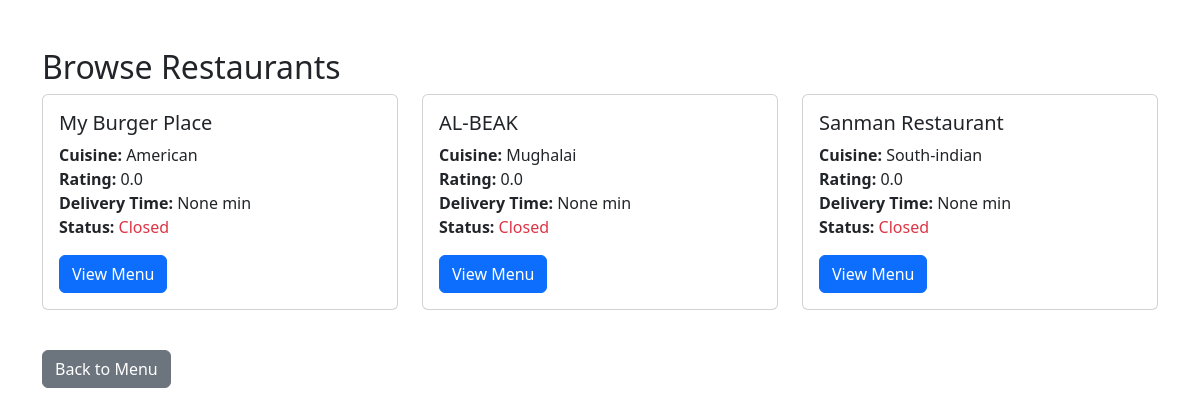
The app's page /restaurants (signed in), older data.
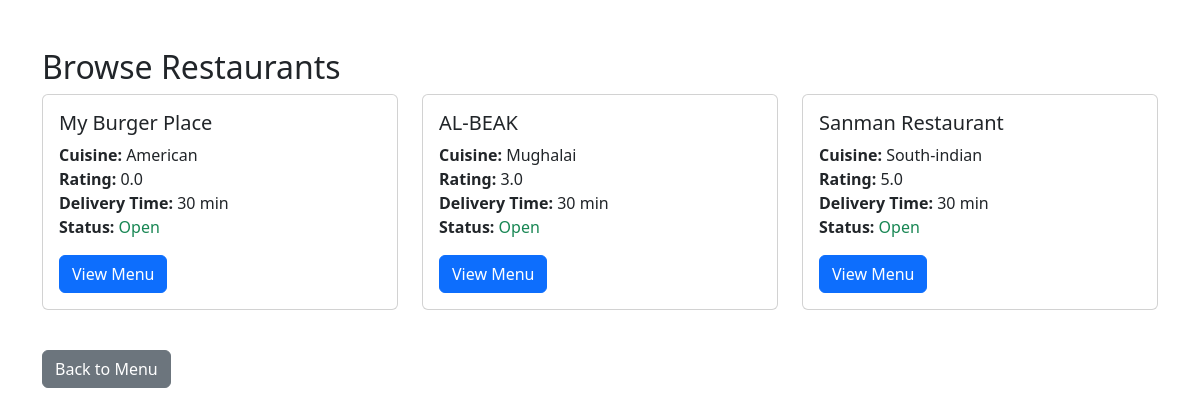
The same page, newer data.
### tables this page shows
CREATE TABLE restaurants (
        id INTEGER PRIMARY KEY AUTOINCREMENT,
        name TEXT NOT NULL,
        cuisine TEXT,
        rating REAL DEFAULT 0,
        delivery_time INTEGER,
        thumbnail TEXT,
        is_open INTEGER DEFAULT 1
    );

### routes/user_routes.py (the view)
@user_bp.route('/restaurants')
def restaurants():
    if 'user' not in session:
        return redirect(url_for('user.login'))
    conn = sqlite3.connect('database.db')
    cursor = conn.cursor()
    cursor.execute('SELECT id, name, cuisine, rating, delivery_time, thumbnail, is_open FROM restaurants')
    restaurants = cursor.fetchall()
    today = datetime.datetime.now().strftime('%A')
    now_time = datetime.datetime.now().strftime('%H:%M')
    now_time_obj = datetime.datetime.strptime(now_time, '%H:%M').time()
    today_date = datetime.datetime.now().strftime('%Y-%m-%d')
    restaurant_list = []
    for r in restaurants:
        rid = r[0]
        cursor.execute('SELECT 1 FROM restaurant_holidays WHERE restaurant_id=? AND holiday_date=?', (rid, today_date))
        is_holiday = cursor.fetchone() is not None
        cursor.execute('SELECT open_time, close_time FROM restaurant_hours WHERE restaurant_id=? AND day_of_week=?', (rid, today))
        hours = cursor.fetchone()
        is_open = r[6]
        debug_msg = f"[DEBUG] {r[1]} | Day: {today} | Now: {now_time} | Hours: {hours} | Holiday: {is_holiday} | DB is_open: {r[6]}"
        if is_holiday or not hours:
            is_open = 0
            debug_msg += " | Marked Closed"
        else:
            try:
                open_time_obj = datetime.datetime.strptime(hours[0], '%H:%M').time()
                close_time_obj = datetime.datetime.strptime(hours[1], '%H:%M').time()
                if open_time_obj <= now_time_obj <= close_time_obj:
                    is_open = 1
                    debug_msg += " | Marked Open"
                else:
                    is_open = 0
                    debug_msg += " | Marked Closed (out of hours)"
            except Exception as e:
                is_open = 0
                debug_msg += f" | Marked Closed (parse error: {e})"
        print(debug_msg)
        restaurant_list.append(list(r[:6]) + [is_open])
    conn.close()
    return render_template('restaurants.html', restaurants=restaurant_list)

### templates/restaurants.html (shortened to what this page needs)
<!DOCTYPE html>
<html lang="en">
<head>
    <link rel="stylesheet" href="https://cdn.jsdelivr.net/npm/bootstrap@5.3.0/dist/css/bootstrap.min.css">
</head>
<body>
<div class="container mt-5">
    <h2>Browse Restaurants</h2>
    <div class="row">
        {% for r in restaurants %}
        <div class="col-md-4 mb-4">
            <div class="card">
                <div class="card-body">
                    <h5 class="card-title">{{ r[1] }}</h5>
                    <p class="card-text">
                        <strong>Cuisine:</strong> {{ r[2] }}<br>
                        <strong>Rating:</strong> {{ r[3] }}<br>
                        <strong>Delivery Time:</strong> {{ r[4] }} min<br>
                        <strong>Status:</strong> {% if r[6] %}<span class="text-success">Open</span>{% else %}<span class="text-danger">Closed</span>{% endif %}
                    </p>
                    <a href="/restaurant/{{ r[0] }}" class="btn btn-primary" {% if not r[6] %}disabled{% endif %}>View Menu</a>
                </div>
            </div>
        </div>
        {% else %}
        <p>No restaurants found.</p>
        {% endfor %}
    </div>
    <a href="/menu" class="btn btn-secondary mt-3">Back to Menu</a>
</div>
</body>
</html>

Row changes from the older to the newer data that the page shows:
changed restaurants "My Burger Place": delivery_time "None" → "30"; text "Closed" → "Open"
changed restaurants "AL-BEAK": rating "0.0" → "3.0"; delivery_time "None" → "30"; text "Closed" → "Open"
changed restaurants "Sanman Restaurant": rating "0.0" → "5.0"; delivery_time "None" → "30"; text "Closed" → "Open"
